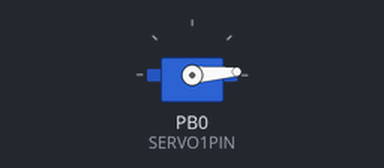
Simulated run of this sketch. Board: ATtiny85, built with avr-gcc and run on an emulated ATtiny85. Shown: servo. Random numbers use the default seed unless the sketch sets one.

Above: at 0.07 s.
At 8.54 s:
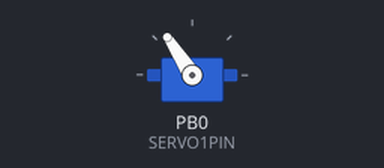
At 19.36 s:
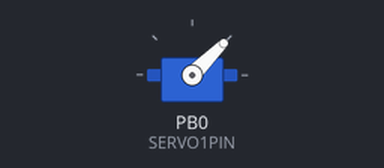
At 38.62 s:
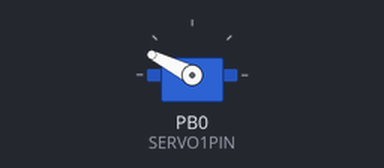
Timing chart, 0 to 40.0 s (numbered marks = the images above):
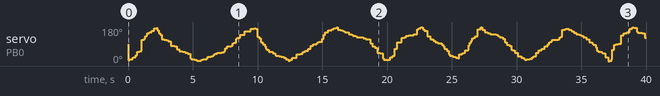

The sketch:

Sidekick_Bot_Workshop4.ino
```cpp
/*******************************************************************
  SoftServo sketch for Adafruit Trinket. Increments values to change position on the servo
  (0 = zero degrees, full = 180 degrees)

  Required library is the Adafruit_SoftServo library
  available at https://github.com/adafruit/Adafruit_SoftServo
  The standard Arduino IDE servo library will not work with 8 bit
  AVR microcontrollers like Trinket and Gemma due to differences
  in available timer hardware and programming. We simply refresh
  by piggy-backing on the timer0 millis() counter

  Required hardware includes an Adafruit Trinket microcontroller
  a servo motor, and a potentiometer (nominally 1Kohm to 100Kohm

  As written, this is specifically for the Trinket although it should
  be Gemma or other boards (Arduino Uno, etc.) with proper pin mappings

  Trinket:        USB+   Gnd   Pin #0
  Connection:     Servo+  -    Servo1


// Hardware: Adafruit Trinket (3V or 5V), micro servo, LED + resistor
// Libraries: uses Adafruit_TiCoServo library to manage servo pulses,
// even though NeoPixels are NOT being used here.
// Amie D Dansby Hybrid World and MOD Museum
// June 1 ,2018
// Questions? www.github.com/amiedd

 *******************************************************************/

#include <Adafruit_SoftServo.h>  // SoftwareServo (works on non PWM pins)

#define SERVO1PIN 0   // Servo control line (orange) on Trinket Pin #0
int moveAmount = 1;  // change this value to change speed of servo
int servoPos = 0;  // variable for servo position
#define LED_PIN    0 // "Eye" LED is connected here

Adafruit_SoftServo myServo1;  //create servo object

void setup() {
  // Set up the interrupt that will refresh the servo for us automagically
  OCR0A = 0xAF;            // any number is OK
  TIMSK |= _BV(OCIE0A);    // Turn on the compare interrupt (below!)

  myServo1.attach(SERVO1PIN);   // Attach the servo to pin 0 on Trinket
  myServo1.write(90);           // Tell servo to go to position per quirk
  delay(15);                    // Wait 15ms for the servo to reach the position
}

void loop()  {

    myServo1.write(servoPos);                    // tell servo to go to position
  servoPos = servoPos + moveAmount;  // increment servo position (value between 0 and 180)
  if (servoPos == 0 || servoPos == 180){
    moveAmount = -moveAmount; //reverse incrementer at bounds
  }
 // delay(15);                              // waits 15ms for the servo to reach the position

   // Unrelated to head-turn check,
  if(random(10) == 0) { // there's a 1-in-10 chance...
    // ...of an "eye blink":
    digitalWrite(LED_PIN, LOW);  // The LED turns OFF
    delay(random(50, 250));      // for just a short random moment
    digitalWrite(LED_PIN, HIGH); // then back ON
  }
}

// We'll take advantage of the built in millis() timer that goes off
// to keep track of time, and refresh the servo every 20 milliseconds
// The SIGNAL(TIMER0_COMPA_vect) function is the interrupt that will be
// Called by the microcontroller every 2 milliseconds
volatile uint8_t counter = 0;
SIGNAL(TIMER0_COMPA_vect) {
  // this gets called every 2 milliseconds
  counter += 2;
  // every 20 milliseconds, refresh the servos!
  if (counter >= 20) {
    counter = 0;
    myServo1.refresh();
  }
}
```
